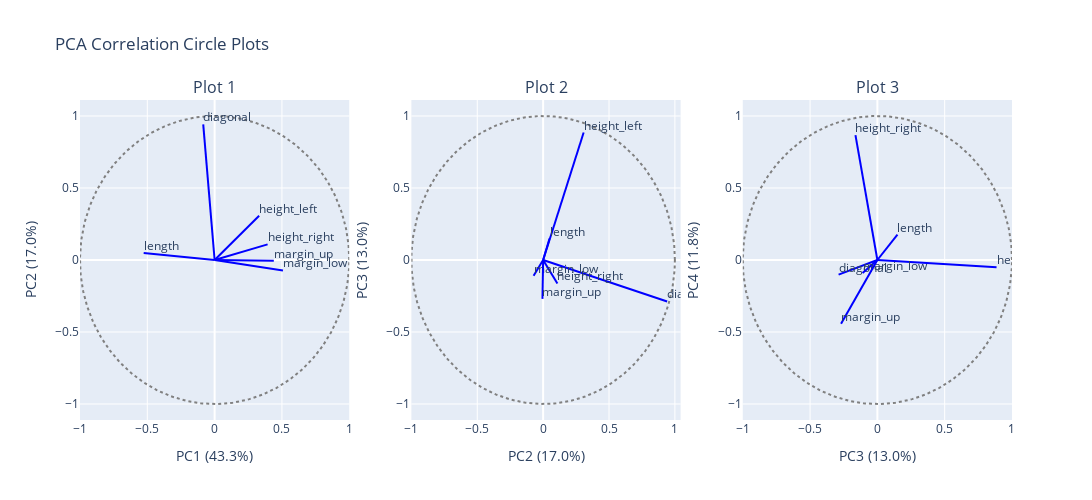

Source (notebook cell):
### Code cell
# Create a subplot grid with 1 row and 3 columns
fig = sp.make_subplots(
    rows=1, cols=3, 
    shared_yaxes=False,  # Optional: set to True if you want the same y-axis
    subplot_titles=["Plot 1", "Plot 2", "Plot 3"],  # Titles for each plot
    column_widths=[0.33, 0.33, 0.33]  # Make the plots evenly spaced
)

# First plot (correlation circle between 0 and 1)
plot1 = plot_pca_correlation_circle(pca, (0, 1), features, width=600, height=600)
for trace in plot1.data:
    fig.add_trace(trace, row=1, col=1)  # Add all traces from plot1
# Set axis titles for the first plot
fig.update_xaxes(title_text=f'PC1 ({round(100 * pca.explained_variance_ratio_[0], 1)}%)', row=1, col=1)
fig.update_yaxes(title_text=f'PC2 ({round(100 * pca.explained_variance_ratio_[1], 1)}%)', row=1, col=1)

# Second plot (correlation circle between 1 and 2)
plot2 = plot_pca_correlation_circle(pca, (1, 2), features, width=600, height=600)
for trace in plot2.data:
    fig.add_trace(trace, row=1, col=2)  # Add all traces from plot2
# Set axis titles for the second plot
fig.update_xaxes(title_text=f'PC2 ({round(100 * pca.explained_variance_ratio_[1], 1)}%)', row=1, col=2)
fig.update_yaxes(title_text=f'PC3 ({round(100 * pca.explained_variance_ratio_[2], 1)}%)', row=1, col=2)

# Third plot (correlation circle between 2 and 3)
plot3 = plot_pca_correlation_circle(pca, (2, 3), features, width=600, height=600)
for trace in plot3.data:
    fig.add_trace(trace, row=1, col=3)  # Add all traces from plot3
# Set axis titles for the third plot
fig.update_xaxes(title_text=f'PC3 ({round(100 * pca.explained_variance_ratio_[2], 1)}%)', row=1, col=3)
fig.update_yaxes(title_text=f'PC4 ({round(100 * pca.explained_variance_ratio_[3], 1)}%)', row=1, col=3)

# Update layout for spacing and title
fig.update_layout(
    title_text="PCA Correlation Circle Plots",
    height=500,  # Overall figure height
    width=1200,  # Overall figure width (3 plots side by side)
    showlegend=False  # Disable legend if not needed
)

# Show the figure
fig.show()

### Figure 1 — Plotly figure (JSON) as saved in the notebook; plotly's stock layout.template omitted (floating-point values rounded to 4 significant figures; data arrays with more than 128 entries replaced by an {"elided": "..."} marker saying what was removed)
{"data": [{"line": {"color": "gray", "dash": "dot"}, "mode": "lines", "name": "Unit circle", "type": "scatter", "x": {"elided": "500 float values"}, "xaxis": "x", "y": {"elided": "500 float values"}, "yaxis": "y"}, {"line": {"color": "blue", "width": 2}, "mode": "lines+text", "name": "diagonal", "text": [null, "diagonal"], "textposition": "top right", "type": "scatter", "x": [0, -0.08464], "xaxis": "x", "y": [0, 0.9413], "yaxis": "y"}, {"line": {"color": "blue", "width": 2}, "mode": "lines+text", "name": "height_left", "text": [null, "height_left"], "textposition": "top right", "type": "scatter", "x": [0, 0.3306], "xaxis": "x", "y": [0, 0.3075], "yaxis": "y"}, {"line": {"color": "blue", "width": 2}, "mode": "lines+text", "name": "height_right", "text": [null, "height_right"], "textposition": "top right", "type": "scatter", "x": [0, 0.3936], "xaxis": "x", "y": [0, 0.1083], "yaxis": "y"}, {"line": {"color": "blue", "width": 2}, "mode": "lines+text", "name": "margin_low", "text": [null, "margin_low"], "textposition": "top right", "type": "scatter", "x": [0, 0.5077], "xaxis": "x", "y": [0, -0.07231], "yaxis": "y"}, {"line": {"color": "blue", "width": 2}, "mode": "lines+text", "name": "margin_up", "text": [null, "margin_up"], "textposition": "top right", "type": "scatter", "x": [0, 0.4395], "xaxis": "x", "y": [0, -0.005095], "yaxis": "y"}, {"line": {"color": "blue", "width": 2}, "mode": "lines+text", "name": "length", "text": [null, "length"], "textposition": "top right", "type": "scatter", "x": [0, -0.5271], "xaxis": "x", "y": [0, 0.04868], "yaxis": "y"}, {"line": {"color": "gray", "dash": "dot"}, "mode": "lines", "name": "Unit circle", "type": "scatter", "x": {"elided": "500 float values"}, "xaxis": "x2", "y": {"elided": "500 float values"}, "yaxis": "y2"}, {"line": {"color": "blue", "width": 2}, "mode": "lines+text", "name": "diagonal", "text": [null, "diagonal"], "textposition": "top right", "type": "scatter", "x": [0, 0.9413], "xaxis": "x2", "y": [0, -0.288], "yaxis": "y2"}, {"line": {"color": "blue", "width": 2}, "mode": "lines+text", "name": "height_left", "text": [null, "height_left"], "textposition": "top right", "type": "scatter", "x": [0, 0.3075], "xaxis": "x2", "y": [0, 0.8851], "yaxis": "y2"}, {"line": {"color": "blue", "width": 2}, "mode": "lines+text", "name": "height_right", "text": [null, "height_right"], "textposition": "top right", "type": "scatter", "x": [0, 0.1083], "xaxis": "x2", "y": [0, -0.1628], "yaxis": "y2"}, {"line": {"color": "blue", "width": 2}, "mode": "lines+text", "name": "margin_low", "text": [null, "margin_low"], "textposition": "top right", "type": "scatter", "x": [0, -0.07231], "xaxis": "x2", "y": [0, -0.1098], "yaxis": "y2"}, {"line": {"color": "blue", "width": 2}, "mode": "lines+text", "name": "margin_up", "text": [null, "margin_up"], "textposition": "top right", "type": "scatter", "x": [0, -0.005095], "xaxis": "x2", "y": [0, -0.2699], "yaxis": "y2"}, {"line": {"color": "blue", "width": 2}, "mode": "lines+text", "name": "length", "text": [null, "length"], "textposition": "top right", "type": "scatter", "x": [0, 0.04868], "xaxis": "x2", "y": [0, 0.1491], "yaxis": "y2"}, {"line": {"color": "gray", "dash": "dot"}, "mode": "lines", "name": "Unit circle", "type": "scatter", "x": {"elided": "500 float values"}, "xaxis": "x3", "y": {"elided": "500 float values"}, "yaxis": "y3"}, {"line": {"color": "blue", "width": 2}, "mode": "lines+text", "name": "diagonal", "text": [null, "diagonal"], "textposition": "top right", "type": "scatter", "x": [0, -0.288], "xaxis": "x3", "y": [0, -0.1019], "yaxis": "y3"}, {"line": {"color": "blue", "width": 2}, "mode": "lines+text", "name": "height_left", "text": [null, "height_left"], "textposition": "top right", "type": "scatter", "x": [0, 0.8851], "xaxis": "x3", "y": [0, -0.04974], "yaxis": "y3"}, {"line": {"color": "blue", "width": 2}, "mode": "lines+text", "name": "height_right", "text": [null, "height_right"], "textposition": "top right", "type": "scatter", "x": [0, -0.1628], "xaxis": "x3", "y": [0, 0.8668], "yaxis": "y3"}, {"line": {"color": "blue", "width": 2}, "mode": "lines+text", "name": "margin_low", "text": [null, "margin_low"], "textposition": "top right", "type": "scatter", "x": [0, -0.1098], "xaxis": "x3", "y": [0, -0.08971], "yaxis": "y3"}, {"line": {"color": "blue", "width": 2}, "mode": "lines+text", "name": "margin_up", "text": [null, "margin_up"], "textposition": "top right", "type": "scatter", "x": [0, -0.2699], "xaxis": "x3", "y": [0, -0.4435], "yaxis": "y3"}, {"line": {"color": "blue", "width": 2}, "mode": "lines+text", "name": "length", "text": [null, "length"], "textposition": "top right", "type": "scatter", "x": [0, 0.1491], "xaxis": "x3", "y": [0, 0.1762], "yaxis": "y3"}], "layout": {"annotations": [{"font": {"size": 16}, "showarrow": false, "text": "Plot 1", "x": 0.1444, "xanchor": "center", "xref": "paper", "y": 1, "yanchor": "bottom", "yref": "paper"}, {"font": {"size": 16}, "showarrow": false, "text": "Plot 2", "x": 0.5, "xanchor": "center", "xref": "paper", "y": 1, "yanchor": "bottom", "yref": "paper"}, {"font": {"size": 16}, "showarrow": false, "text": "Plot 3", "x": 0.8556, "xanchor": "center", "xref": "paper", "y": 1, "yanchor": "bottom", "yref": "paper"}], "height": 500, "showlegend": false, "title": {"text": "PCA Correlation Circle Plots"}, "width": 1200, "xaxis": {"anchor": "y", "domain": [0, 0.2889], "title": {"text": "PC1 (43.3%)"}}, "xaxis2": {"anchor": "y2", "domain": [0.3556, 0.6444], "title": {"text": "PC2 (17.0%)"}}, "xaxis3": {"anchor": "y3", "domain": [0.7111, 1], "title": {"text": "PC3 (13.0%)"}}, "yaxis": {"anchor": "x", "domain": [0, 1], "title": {"text": "PC2 (17.0%)"}}, "yaxis2": {"anchor": "x2", "domain": [0, 1], "title": {"text": "PC3 (13.0%)"}}, "yaxis3": {"anchor": "x3", "domain": [0, 1], "title": {"text": "PC4 (11.8%)"}}}}
